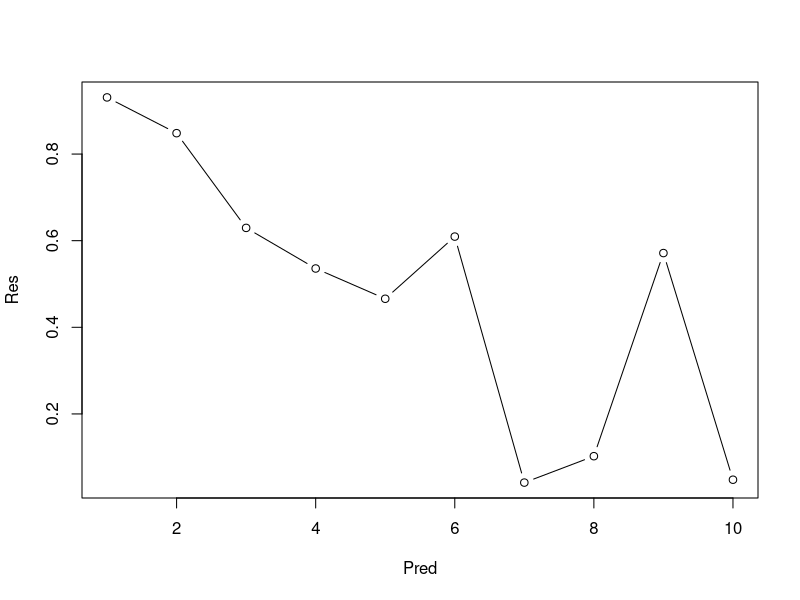

Reproduce this figure in R.
## ---- chunk 1
knitr::opts_chunk$set(echo = TRUE)
## ---- chunk 2
# Use comments extensively in ALL of your coding!
Pred <- seq(1,10)     # make a vector of integers from 1 to 10
Res <- runif(10)      # generate 10 draws from a random uniform (0,1) distribution

# print the random numbers
print(Res)

# plot the graph
plot(x=Pred,y=Res,type="b")

